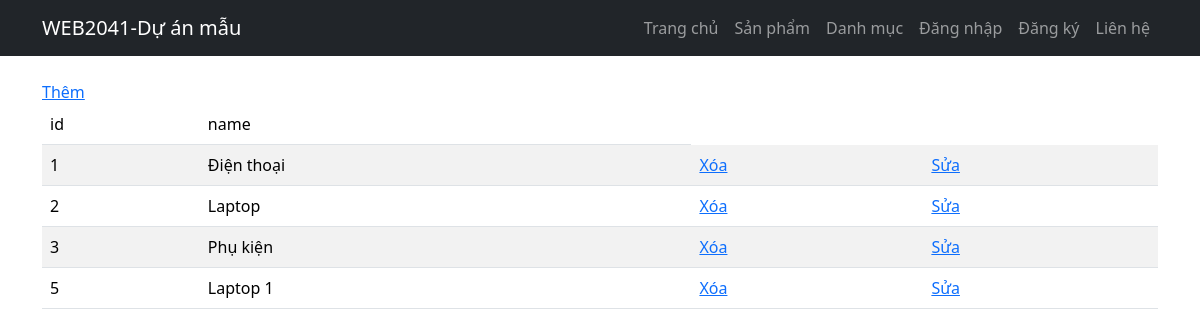
/?act=category-list, run on the app's committed database.
### tables this page shows
CREATE TABLE `category` (
  `id` int NOT NULL,
  `name` varchar(255) NOT NULL
);

### controllers/CategoryController.php (called while the page is built, shortened)
<?php
class CategoryController
{
    public $modelCategory;
    public function __construct()
    {
        $this->modelCategory = new CategoryModel();
    }
    public function index()
    {
        $categories = $this->modelCategory->getAllCategory();
        require_once './views/category/index.php';
    }
}

### index.php (called while the page is built, shortened)
<?php
require_once './commons/function.php';
require_once './controllers/CategoryController.php';
require_once './models/CategoryModel.php';
$act = $_GET['act'] ?? '/';
match ($act) {
    '/' => (new ProductController())->Home(),
    'product-list' => (new ProductController())->index(),
    'product-create' => (new ProductController())->create(),
    'product-store' => (new ProductController())->store(),
    'product-destroy' => (new ProductController())->delete(),
    'product-edit' => (new ProductController())->edit(),
    'product-update' => (new ProductController())->update(),
    'category-list'    => (new CategoryController())->index(),
    'category-create'  => (new CategoryController())->create(),
    'category-store'   => (new CategoryController())->store(),
    'category-edit'    => (new CategoryController())->edit(),
    'category-update'  => (new CategoryController())->update(),
    'category-destroy' => (new CategoryController())->delete(),
};

### commons/function.php (called while the page is built, shortened)
<?php
function connectDB() {
    $host = DB_HOST;
    $port = DB_PORT;
    $dbname = DB_NAME;
    try {
        $conn = new PDO("mysql:host=$host;port=$port;dbname=$dbname", DB_USERNAME, DB_PASSWORD);
        $conn->setAttribute(PDO::ATTR_ERRMODE, PDO::ERRMODE_EXCEPTION);
        $conn->setAttribute(PDO::ATTR_DEFAULT_FETCH_MODE, PDO::FETCH_ASSOC);
        return $conn;
    } catch (PDOException $e) {
        echo ("Connection failed: " . $e->getMessage());
    }
}

### models/CategoryModel.php (called while the page is built, shortened)
<?php
class CategoryModel
{
    public $conn;
    public function __construct()
    {
        $this->conn = connectDB();
    }
    public function getAllCategory()
    {
        $sql = "SELECT * FROM `category`";
        $stmt = $this->conn->query($sql);
        return $stmt->fetchAll();
    }
}

### views/category/index.php (the view, shortened to what this page needs)
<!DOCTYPE html>
<html lang="en">
<head>
    <link href="https://cdn.jsdelivr.net/npm/bootstrap@5.3.3/dist/css/bootstrap.min.css" rel="stylesheet">
</head>
<body>
    <header>
        <nav class="navbar navbar-expand-lg navbar-dark bg-dark">
            <div class="container">
                <a class="navbar-brand" href="#">WEB2041-Dự án mẫu</a>
                <div class="collapse navbar-collapse" id="navbarNav">
                    <ul class="navbar-nav ms-auto">
                        <li class="nav-item"><a class="nav-link" href="<?= BASE_URL ?>">Trang chủ</a></li>
                        <li class="nav-item"><a class="nav-link" href="<?= BASE_URL . '?act=product-list' ?>">Sản phẩm</a></li>
                        <li class="nav-item"><a class="nav-link" href="<?= BASE_URL . '?act=category-list' ?>">Danh mục</a></li>
                        <li class="nav-item"><a class="nav-link" href="<?= BASE_URL ?>">Đăng nhập</a></li>
                        <li class="nav-item"><a class="nav-link" href="<?= BASE_URL ?>">Đăng ký</a></li>
                        <li class="nav-item"><a class="nav-link" href="<?= BASE_URL ?>">Liên hệ</a></li>
                    </ul>
                </div>
            </div>
        </nav>
    </header>
    <div class="container mt-4">
        <a href="<?= BASE_URL . '?act=category-create' ?>">Thêm</a>
        <table class="table table-striped">
            <thead>
                <td>id</td>
                <td>name</td>
            </thead>
            <tbody>
                <?php foreach ($categories as $category): ?>
                    <tr>
                        <td><?= $category['id'] ?></td>
                        <td><?= $category['name'] ?></td>
                        <td>
                            <a href="?act=category-destroy&id=<?= $category['id'] ?>">Xóa</a>
                        </td>
                        <td>
                            <a href="?act=category-edit&id=<?= $category['id'] ?>">Sửa</a>
                        </td>
                    </tr>
                <?php endforeach; ?>
            </tbody>
        </table>
    </div>
</body>
</html>

### data on the page
category: id "1", name "Điện thoại"
category: id "2", name "Laptop"
category: id "3", name "Phụ kiện"
category: id "5", name "Laptop 1"
